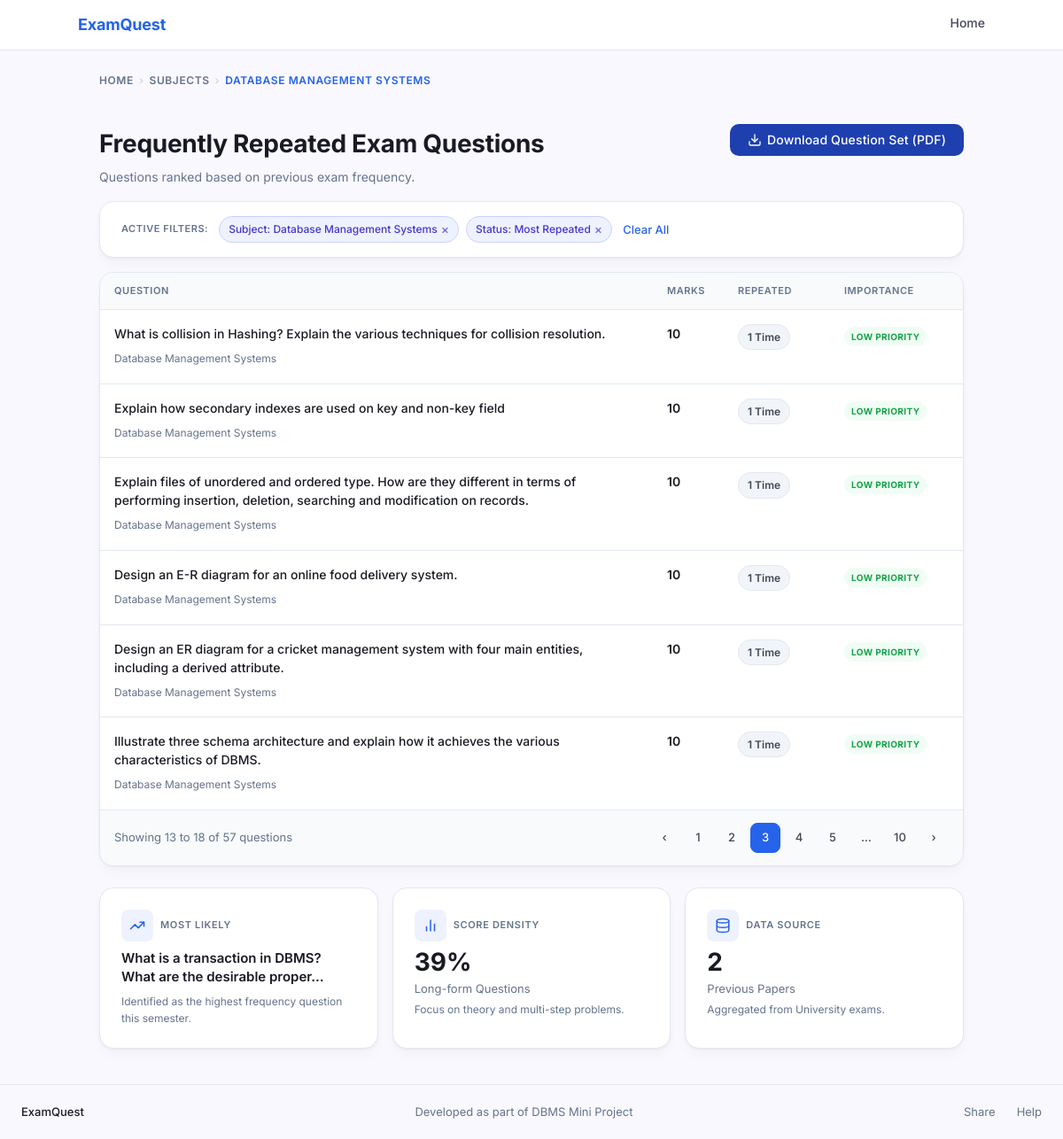
/questions.php?subject_id=5&page=3, run on the app's committed database.
### tables this page shows
CREATE TABLE subject (
    subject_id   INT AUTO_INCREMENT PRIMARY KEY,
    subject_name VARCHAR(200) NOT NULL,
    semester     VARCHAR(10)  NOT NULL,
    subject_type VARCHAR(50)  NOT NULL DEFAULT 'Core Subject',
    syllabus_id  INT NOT NULL,
    branch_id    INT NOT NULL,
    UNIQUE KEY uq_subject (subject_name(150), semester, syllabus_id, branch_id),
    FOREIGN KEY (syllabus_id) REFERENCES syllabus(syllabus_id) ON DELETE CASCADE,
    FOREIGN KEY (branch_id)   REFERENCES branch(branch_id)     ON DELETE CASCADE
);

CREATE TABLE questions (
    question_id   INT AUTO_INCREMENT PRIMARY KEY,
    subject_id    INT         NOT NULL,
    question_text MEDIUMTEXT  NOT NULL,
    marks         INT         NOT NULL DEFAULT 0,
    frequency     INT         NOT NULL DEFAULT 1,
    UNIQUE KEY uq_question (subject_id, question_text(500)),
    FOREIGN KEY (subject_id) REFERENCES subject(subject_id) ON DELETE CASCADE
);

### questions.php (the view, shortened to what this page needs)
<?php
require_once 'db.php';
$subject_id  = intval($_GET['subject_id']  ?? 0);
$syllabus_id = intval($_GET['syllabus_id'] ?? 0);
$branch_id   = intval($_GET['branch_id']   ?? 0);
$semester    = trim($_GET['semester']       ?? '');
$page        = max(1, intval($_GET['page'] ?? 1));
$stmt = $conn->prepare('
    SELECT s.subject_name, s.semester, s.subject_type,
           sy.regulation_year, b.branch_name,
           s.syllabus_id, s.branch_id
    FROM subject s
    JOIN syllabus sy ON sy.syllabus_id = s.syllabus_id
    JOIN branch   b  ON b.branch_id   = s.branch_id
    WHERE s.subject_id = ?
');
$stmt->bind_param('i', $subject_id);
$stmt->execute();
$subject_info = $stmt->get_result()->fetch_assoc();
if ($syllabus_id <= 0) $syllabus_id = intval($subject_info['syllabus_id']);
if ($branch_id   <= 0) $branch_id   = intval($subject_info['branch_id']);
if ($semester === '')  $semester    = $subject_info['semester'];
$stmt = $conn->prepare('SELECT COUNT(*) AS total FROM questions WHERE subject_id = ?');
$stmt->bind_param('i', $subject_id);
$stmt->execute();
$total_questions = intval($stmt->get_result()->fetch_assoc()['total']);
$total_pages = $total_questions > 0 ? (int)ceil($total_questions / PER_PAGE) : 1;
$page = min($page, $total_pages);
$offset = ($page - 1) * PER_PAGE;
$stmt = $conn->prepare('
    SELECT question_id, question_text, marks, frequency
    FROM questions
    WHERE subject_id = ?
    ORDER BY frequency DESC, marks DESC
    LIMIT ? OFFSET ?
');
$per_page = PER_PAGE;
$stmt->bind_param('iii', $subject_id, $per_page, $offset);
$stmt->execute();
$questions_result = $stmt->get_result();
$questions = [];
while ($row = $questions_result->fetch_assoc()) {
    $questions[] = $row;
}
function getImportance(int $freq): array {
    return              ['label' => 'LOW PRIORITY',         'class' => 'badge--green'];
}
function getRepeatedLabel(int $freq): string {
    return $freq === 1 ? '1 Time' : $freq . ' Times';
}
$stmt = $conn->prepare('SELECT COUNT(*) AS cnt FROM questions WHERE subject_id = ? AND marks >= 10');
$stmt->bind_param('i', $subject_id);
$stmt->execute();
$long_form_count = intval($stmt->get_result()->fetch_assoc()['cnt']);
$long_form_pct = $total_questions > 0 ? round(($long_form_count / $total_questions) * 100) : 0;
$stmt = $conn->prepare('SELECT MAX(frequency) AS max_freq FROM questions WHERE subject_id = ?');
$stmt->bind_param('i', $subject_id);
$stmt->execute();
$max_freq = intval($stmt->get_result()->fetch_assoc()['max_freq']);
$stmt = $conn->prepare('SELECT question_text FROM questions WHERE subject_id = ? ORDER BY frequency DESC LIMIT 1');
$stmt->bind_param('i', $subject_id);
$stmt->execute();
$top_row = $stmt->get_result()->fetch_assoc();
$top_topic = $top_row ? (strlen($top_row['question_text']) > 60 ? substr($top_row['question_text'], 0, 60) . '…' : $top_row['question_text']) : 'N/A';
function pageUrl(int $p): string {
    $params = $_GET;
    $params['page'] = $p;
    return '?' . http_build_query($params);
}
?>
<!DOCTYPE html>
<html lang="en">
<head>
    <link rel="stylesheet" href="style.css">
</head>
<body>
<nav class="nav">
    <div class="nav__inner">
        <a href="index.php" class="nav__brand">ExamQuest</a>
        <div class="nav__links">
            <a href="index.php">Home</a>
        </div>
    </div>
</nav>
<main>
    <div class="container questions-layout">
        <nav class="breadcrumb" aria-label="Breadcrumb">
            <a href="index.php">Home</a>
            <span class="breadcrumb__sep">›</span>
            <a href="subject.php?syllabus_id=<?= $syllabus_id ?>&branch_id=<?= $branch_id ?>&semester=<?= urlencode($semester) ?>">Subjects</a>
            <span class="breadcrumb__sep">›</span>
            <span class="breadcrumb__current"><?= htmlspecialchars(strtoupper($subject_info['subject_name']), ENT_QUOTES, 'UTF-8') ?></span>
        </nav>
        <div class="page-header">
            <div>
                <h1>Frequently Repeated Exam Questions</h1>
                <p>Questions ranked based on previous exam frequency.</p>
            </div>
            <a href="generate_pdf.php?subject_id=<?= $subject_id ?>" class="btn btn--pdf">
                <svg xmlns="http://www.w3.org/2000/svg" width="16" height="16" viewBox="0 0 24 24" fill="none" stroke="currentColor" stroke-width="2" stroke-linecap="round" stroke-linejoin="round"><path d="M21 15v4a2 2 0 0 1-2 2H5a2 2 0 0 1-2-2v-4"/><polyline points="7 10 12 15 17 10"/><line x1="12" y1="15" x2="12" y2="3"/></svg>
                Download Question Set (PDF)
            </a>
        </div>
        <div class="card active-filters">
            <span class="active-filters__label">Active Filters:</span>
            <span class="chip">Subject: <?= htmlspecialchars($subject_info['subject_name'], ENT_QUOTES, 'UTF-8') ?> <a href="subject.php?syllabus_id=<?= $syllabus_id ?>&branch_id=<?= $branch_id ?>&semester=<?= urlencode($semester) ?>">×</a></span>
            <span class="chip">Status: Most Repeated <a href="<?= pageUrl(1) ?>">×</a></span>
            <a href="subject.php?syllabus_id=<?= $syllabus_id ?>&branch_id=<?= $branch_id ?>&semester=<?= urlencode($semester) ?>" class="link--clear">Clear All</a>
        </div>
        <?php if (empty($questions)): ?>
        <div class="card" style="text-align:center;padding:48px;color:var(--color-secondary-text);">
            <p>No questions available for this subject yet.</p>
            <a href="admin.php" class="btn btn--primary" style="margin-top:16px;">Add Questions</a>
        </div>
        <?php else: ?>
        <div class="card question-table">
            <table>
                <thead>
                    <tr>
                        <th>Question</th>
                        <th style="width:80px;">Marks</th>
                        <th style="width:120px;">Repeated</th>
                        <th style="width:150px;">Importance</th>
                    </tr>
                </thead>
                <tbody>
                    <?php foreach ($questions as $i => $q):
                          $imp = getImportance(intval($q['frequency']));
                    ?>
                    <tr>
                        <td>
                            <p class="question-text"><?= htmlspecialchars($q['question_text'], ENT_QUOTES, 'UTF-8') ?></p>
                            <span class="question-meta">
                                <?= htmlspecialchars($subject_info['subject_name'], ENT_QUOTES, 'UTF-8') ?>
                            </span>
                        </td>
                        <td class="marks-cell"><?= intval($q['marks']) ?></td>
                        <td class="freq-cell">
                            <span class="freq-badge"><?= getRepeatedLabel(intval($q['frequency'])) ?></span>
                        </td>
                        <td class="importance-cell">
                            <span class="badge <?= $imp['class'] ?>"><?= $imp['label'] ?></span>
                        </td>
                    </tr>
                    <?php endforeach; ?>
                </tbody>
            </table>
            <div class="pagination">
                <span class="pagination__info">
                    Showing <?= $offset + 1 ?> to <?= min($offset + PER_PAGE, $total_questions) ?> of <?= $total_questions ?> questions
                </span>
                <div class="pagination__pages">
                    <?php if ($page > 1): ?>
                    <a href="<?= pageUrl($page - 1) ?>" class="page-btn" aria-label="Previous page">‹</a>
                    <?php endif; ?>
                    <?php
                    $window = 2;
                    $shown = [];
                    for ($p = 1; $p <= $total_pages; $p++) {
                        if ($p === 1 || $p === $total_pages || abs($p - $page) <= $window) {
                            $shown[] = $p;
                        }
                    }
                    $prev = null;
                    foreach ($shown as $p):
                        if ($prev !== null && $p - $prev > 1): ?>
                        <span class="page-btn page-btn--ellipsis">…</span>
                    <?php endif; ?>
                    <a href="<?= pageUrl($p) ?>"
                       class="page-btn <?= $p === $page ? 'page-btn--active' : '' ?>"
                       aria-label="Page <?= $p ?>"
                       <?= $p === $page ? 'aria-current="page"' : '' ?>>
                        <?= $p ?>
                    </a>
                    <?php $prev = $p;
                    endforeach; ?>
                    <?php if ($page < $total_pages): ?>
                    <a href="<?= pageUrl($page + 1) ?>" class="page-btn" aria-label="Next page">›</a>
                    <?php endif; ?>
                </div>
            </div>
        </div>
        <?php endif; ?>
        <div class="stats-row">
            <div class="card stat-card">
                <div class="stat-card__header">
                    <div class="stat-card__icon">
                        <svg xmlns="http://www.w3.org/2000/svg" viewBox="0 0 24 24" fill="none" stroke="currentColor" stroke-width="2" stroke-linecap="round" stroke-linejoin="round"><polyline points="22 7 13.5 15.5 8.5 10.5 2 17"/><polyline points="16 7 22 7 22 13"/></svg>
                    </div>
                    <span class="stat-card__eyebrow">Most Likely</span>
                </div>
                <div style="font-size:15px;font-weight:600;color:var(--color-on-surface);line-height:1.4;margin-bottom:4px;">
                    <?= htmlspecialchars(strlen($top_topic) > 80 ? substr($top_topic, 0, 80) . '…' : $top_topic, ENT_QUOTES, 'UTF-8') ?>
                </div>
                <div class="stat-card__note">Identified as the highest frequency question this semester.</div>
            </div>
            <div class="card stat-card">
                <div class="stat-card__header">
                    <div class="stat-card__icon">
                        <svg xmlns="http://www.w3.org/2000/svg" viewBox="0 0 24 24" fill="none" stroke="currentColor" stroke-width="2" stroke-linecap="round" stroke-linejoin="round"><line x1="18" y1="20" x2="18" y2="10"/><line x1="12" y1="20" x2="12" y2="4"/><line x1="6" y1="20" x2="6" y2="14"/></svg>
                    </div>
                    <span class="stat-card__eyebrow">Score Density</span>
                </div>
                <div class="stat-card__value"><?= $long_form_pct ?>%</div>
                <div class="stat-card__label">Long-form Questions</div>
                <div class="stat-card__note">Focus on theory and multi-step problems.</div>
            </div>
            <div class="card stat-card">
                <div class="stat-card__header">
                    <div class="stat-card__icon">
                        <svg xmlns="http://www.w3.org/2000/svg" viewBox="0 0 24 24" fill="none" stroke="currentColor" stroke-width="2" stroke-linecap="round" stroke-linejoin="round"><ellipse cx="12" cy="5" rx="9" ry="3"/><path d="M21 12c0 1.66-4 3-9 3s-9-1.34-9-3"/><path d="M3 5v14c0 1.66 4 3 9 3s9-1.34 9-3V5"/></svg>
                    </div>
                    <span class="stat-card__eyebrow">Data Source</span>
                </div>
                <div class="stat-card__value"><?= $max_freq ?></div>
                <div class="stat-card__label">Previous Papers</div>
                <div class="stat-card__note">Aggregated from University exams.</div>
            </div>
        </div>
    </div>
</main>
<footer class="footer">
    <div class="footer__brand">ExamQuest</div>
    <div class="footer__tagline">Developed as part of DBMS Mini Project</div>
    <div class="footer__links">
        <a href="#">Share</a>
        <a href="#">Help</a>
    </div>
</footer>
</body>
</html>

### data on the page
subject: subject_name "DATABASE MANAGEMENT SYSTEMS", subject_name "Database Management Systems", syllabus "1", branch "2", semester "4"
questions: question_text "What is collision in Hashing? Explain the various techniques for collision resolution.", subject.subject_name "Database Management Systems", marks "10", frequency "1 Time", frequency "LOW PRIORITY"
questions: question_text "Explain how secondary indexes are used on key and non-key field", subject.subject_name "Database Management Systems", marks "10", frequency "1 Time", frequency "LOW PRIORITY"
questions: question_text "Explain files of unordered and ordered type. How are they different in terms of performing insertion, deletion, searching and modification on records.", subject.subject_name "Database Management Systems", marks "10", frequency "1 Time", frequency "LOW PRIORITY"
questions: question_text "Design an E-R diagram for an online food delivery system.", subject.subject_name "Database Management Systems", marks "10", frequency "1 Time", frequency "LOW PRIORITY"
questions: question_text "Design an ER diagram for a cricket management system with four main entities, including a derived attribute.", subject.subject_name "Database Management Systems", marks "10", frequency "1 Time", frequency "LOW PRIORITY"
questions: question_text "Illustrate three schema architecture and explain how it achieves the various characteristics of DBMS.", subject.subject_name "Database Management Systems", marks "10", frequency "1 Time", frequency "LOW PRIORITY"
questions: question_text "What is a transaction in DBMS? What are the desirable proper…"

### other printed values
$offset + 1 "13"
min($offset + PER_PAGE, $total_questions) "18"
$total_questions "57"
$p "3"
$p "5"
$p "10"
$long_form_pct "39"
$max_freq "2"
